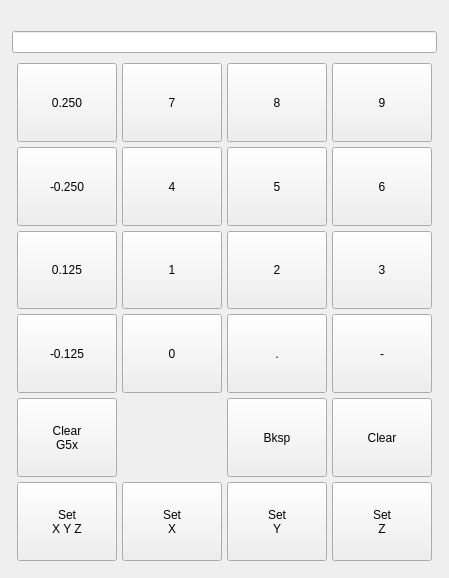
<?xml version="1.0" encoding="UTF-8"?>
<ui version="4.0">
 <class>Form</class>
 <widget class="QWidget" name="Form">
  <property name="geometry">
   <rect>
    <x>0</x>
    <y>0</y>
    <width>449</width>
    <height>578</height>
   </rect>
  </property>
  <property name="windowTitle">
   <string>Form</string>
  </property>
  <layout class="QHBoxLayout" name="horizontalLayout">
   <item>
    <widget class="VCPWidget" name="g5xWidget">
     <property name="rules" stdset="0">
      <string>[{&quot;channels&quot;: [{&quot;url&quot;: &quot;status:all_axes_homed&quot;, &quot;trigger&quot;: true}], &quot;property&quot;: &quot;Enable&quot;, &quot;expression&quot;: &quot;ch[0]&quot;, &quot;name&quot;: &quot;enabled&quot;}]</string>
     </property>
     <layout class="QGridLayout" name="gridLayout_33">
      <property name="leftMargin">
       <number>1</number>
      </property>
      <property name="topMargin">
       <number>1</number>
      </property>
      <property name="rightMargin">
       <number>1</number>
      </property>
      <property name="bottomMargin">
       <number>1</number>
      </property>
      <property name="spacing">
       <number>5</number>
      </property>
      <item row="1" column="0">
       <widget class="StatusLabel" name="statuslabel_27">
        <property name="sizePolicy">
         <sizepolicy hsizetype="Preferred" vsizetype="Fixed">
          <horstretch>0</horstretch>
          <verstretch>0</verstretch>
         </sizepolicy>
        </property>
        <property name="alignment">
         <set>Qt::AlignCenter</set>
        </property>
        <property name="rules" stdset="0">
         <string>[{&quot;channels&quot;: [{&quot;url&quot;: &quot;status:g5x_index?string&quot;, &quot;trigger&quot;: true}], &quot;property&quot;: &quot;Text&quot;, &quot;expression&quot;: &quot;'Set {} Coordinate System Offsets'.format(ch[0])&quot;, &quot;name&quot;: &quot;New Rule&quot;}]</string>
        </property>
       </widget>
      </item>
      <item row="3" column="0">
       <widget class="QWidget" name="g5xKeypad" native="true">
        <layout class="QGridLayout" name="gridLayout_17">
         <property name="leftMargin">
          <number>5</number>
         </property>
         <property name="topMargin">
          <number>5</number>
         </property>
         <property name="rightMargin">
          <number>5</number>
         </property>
         <property name="bottomMargin">
          <number>5</number>
         </property>
         <property name="spacing">
          <number>5</number>
         </property>
         <item row="5" column="2">
          <widget class="QPushButton" name="g5xBkspBtn">
           <property name="sizePolicy">
            <sizepolicy hsizetype="Minimum" vsizetype="Expanding">
             <horstretch>0</horstretch>
             <verstretch>0</verstretch>
            </sizepolicy>
           </property>
           <property name="text">
            <string>Bksp</string>
           </property>
          </widget>
         </item>
         <item row="6" column="1">
          <widget class="MDIButton" name="set_x_offset">
           <property name="sizePolicy">
            <sizepolicy hsizetype="Minimum" vsizetype="Expanding">
             <horstretch>0</horstretch>
             <verstretch>0</verstretch>
            </sizepolicy>
           </property>
           <property name="text">
            <string>Set
X</string>
           </property>
           <property name="MDICommand" stdset="0">
            <string>G10L20P0X#&lt;g5xOffsetLbl&gt;</string>
           </property>
          </widget>
         </item>
         <item row="3" column="0">
          <widget class="QPushButton" name="key_plus_125">
           <property name="sizePolicy">
            <sizepolicy hsizetype="Minimum" vsizetype="Expanding">
             <horstretch>0</horstretch>
             <verstretch>0</verstretch>
            </sizepolicy>
           </property>
           <property name="text">
            <string>0.125</string>
           </property>
           <attribute name="buttonGroup">
            <string notr="true">keypad</string>
           </attribute>
          </widget>
         </item>
         <item row="6" column="2">
          <widget class="MDIButton" name="set_y_offset">
           <property name="sizePolicy">
            <sizepolicy hsizetype="Minimum" vsizetype="Expanding">
             <horstretch>0</horstretch>
             <verstretch>0</verstretch>
            </sizepolicy>
           </property>
           <property name="text">
            <string>Set
Y</string>
           </property>
           <property name="MDICommand" stdset="0">
            <string>G10L20P0Y#&lt;g5xOffsetLbl&gt;</string>
           </property>
          </widget>
         </item>
         <item row="6" column="3">
          <widget class="MDIButton" name="set_z_offset">
           <property name="sizePolicy">
            <sizepolicy hsizetype="Minimum" vsizetype="Expanding">
             <horstretch>0</horstretch>
             <verstretch>0</verstretch>
            </sizepolicy>
           </property>
           <property name="text">
            <string>Set
Z</string>
           </property>
           <property name="MDICommand" stdset="0">
            <string>G10L20P0Z#&lt;g5xOffsetLbl&gt;</string>
           </property>
          </widget>
         </item>
         <item row="0" column="1">
          <widget class="QPushButton" name="key_7">
           <property name="sizePolicy">
            <sizepolicy hsizetype="Minimum" vsizetype="Expanding">
             <horstretch>0</horstretch>
             <verstretch>0</verstretch>
            </sizepolicy>
           </property>
           <property name="text">
            <string>7</string>
           </property>
           <attribute name="buttonGroup">
            <string notr="true">keypad</string>
           </attribute>
          </widget>
         </item>
         <item row="4" column="0">
          <widget class="QPushButton" name="key_minus_125">
           <property name="sizePolicy">
            <sizepolicy hsizetype="Minimum" vsizetype="Expanding">
             <horstretch>0</horstretch>
             <verstretch>0</verstretch>
            </sizepolicy>
           </property>
           <property name="text">
            <string>-0.125</string>
           </property>
           <attribute name="buttonGroup">
            <string notr="true">keypad</string>
           </attribute>
          </widget>
         </item>
         <item row="4" column="1">
          <widget class="QPushButton" name="key_0">
           <property name="sizePolicy">
            <sizepolicy hsizetype="Minimum" vsizetype="Expanding">
             <horstretch>0</horstretch>
             <verstretch>0</verstretch>
            </sizepolicy>
           </property>
           <property name="text">
            <string>0</string>
           </property>
           <attribute name="buttonGroup">
            <string notr="true">keypad</string>
           </attribute>
          </widget>
         </item>
         <item row="0" column="0">
          <widget class="QPushButton" name="key_plus_250">
           <property name="sizePolicy">
            <sizepolicy hsizetype="Minimum" vsizetype="Expanding">
             <horstretch>0</horstretch>
             <verstretch>0</verstretch>
            </sizepolicy>
           </property>
           <property name="text">
            <string>0.250</string>
           </property>
           <attribute name="buttonGroup">
            <string notr="true">keypad</string>
           </attribute>
          </widget>
         </item>
         <item row="3" column="3">
          <widget class="QPushButton" name="key_3">
           <property name="sizePolicy">
            <sizepolicy hsizetype="Minimum" vsizetype="Expanding">
             <horstretch>0</horstretch>
             <verstretch>0</verstretch>
            </sizepolicy>
           </property>
           <property name="text">
            <string>3</string>
           </property>
           <attribute name="buttonGroup">
            <string notr="true">keypad</string>
           </attribute>
          </widget>
         </item>
         <item row="5" column="3">
          <widget class="QPushButton" name="g5xClearBtn">
           <property name="sizePolicy">
            <sizepolicy hsizetype="Minimum" vsizetype="Expanding">
             <horstretch>0</horstretch>
             <verstretch>0</verstretch>
            </sizepolicy>
           </property>
           <property name="text">
            <string>Clear</string>
           </property>
          </widget>
         </item>
         <item row="3" column="2">
          <widget class="QPushButton" name="key_2">
           <property name="sizePolicy">
            <sizepolicy hsizetype="Minimum" vsizetype="Expanding">
             <horstretch>0</horstretch>
             <verstretch>0</verstretch>
            </sizepolicy>
           </property>
           <property name="text">
            <string>2</string>
           </property>
           <attribute name="buttonGroup">
            <string notr="true">keypad</string>
           </attribute>
          </widget>
         </item>
         <item row="1" column="2">
          <widget class="QPushButton" name="key_5">
           <property name="sizePolicy">
            <sizepolicy hsizetype="Minimum" vsizetype="Expanding">
             <horstretch>0</horstretch>
             <verstretch>0</verstretch>
            </sizepolicy>
           </property>
           <property name="text">
            <string>5</string>
           </property>
           <attribute name="buttonGroup">
            <string notr="true">keypad</string>
           </attribute>
          </widget>
         </item>
         <item row="4" column="2">
          <widget class="QPushButton" name="key_dot">
           <property name="sizePolicy">
            <sizepolicy hsizetype="Minimum" vsizetype="Expanding">
             <horstretch>0</horstretch>
             <verstretch>0</verstretch>
            </sizepolicy>
           </property>
           <property name="text">
            <string>.</string>
           </property>
           <attribute name="buttonGroup">
            <string notr="true">keypad</string>
           </attribute>
          </widget>
         </item>
         <item row="1" column="0">
          <widget class="QPushButton" name="key_minus_250">
           <property name="sizePolicy">
            <sizepolicy hsizetype="Minimum" vsizetype="Expanding">
             <horstretch>0</horstretch>
             <verstretch>0</verstretch>
            </sizepolicy>
           </property>
           <property name="text">
            <string>-0.250</string>
           </property>
           <attribute name="buttonGroup">
            <string notr="true">keypad</string>
           </attribute>
          </widget>
         </item>
         <item row="1" column="3">
          <widget class="QPushButton" name="key_6">
           <property name="sizePolicy">
            <sizepolicy hsizetype="Minimum" vsizetype="Expanding">
             <horstretch>0</horstretch>
             <verstretch>0</verstretch>
            </sizepolicy>
           </property>
           <property name="text">
            <string>6</string>
           </property>
           <attribute name="buttonGroup">
            <string notr="true">keypad</string>
           </attribute>
          </widget>
         </item>
         <item row="4" column="3">
          <widget class="QPushButton" name="key_minus">
           <property name="sizePolicy">
            <sizepolicy hsizetype="Minimum" vsizetype="Expanding">
             <horstretch>0</horstretch>
             <verstretch>0</verstretch>
            </sizepolicy>
           </property>
           <property name="text">
            <string>-</string>
           </property>
           <attribute name="buttonGroup">
            <string notr="true">keypad</string>
           </attribute>
          </widget>
         </item>
         <item row="0" column="3">
          <widget class="QPushButton" name="key_9">
           <property name="sizePolicy">
            <sizepolicy hsizetype="Minimum" vsizetype="Expanding">
             <horstretch>0</horstretch>
             <verstretch>0</verstretch>
            </sizepolicy>
           </property>
           <property name="text">
            <string>9</string>
           </property>
           <attribute name="buttonGroup">
            <string notr="true">keypad</string>
           </attribute>
          </widget>
         </item>
         <item row="6" column="0">
          <widget class="MDIButton" name="set_xyz_offset">
           <property name="sizePolicy">
            <sizepolicy hsizetype="Minimum" vsizetype="Expanding">
             <horstretch>0</horstretch>
             <verstretch>0</verstretch>
            </sizepolicy>
           </property>
           <property name="text">
            <string>Set
X Y Z</string>
           </property>
           <property name="MDICommand" stdset="0">
            <string>G10L20P0X#&lt;g5xOffsetLbl&gt;Y#&lt;g5xOffsetLbl&gt;Z#&lt;g5xOffsetLbl&gt;</string>
           </property>
          </widget>
         </item>
         <item row="0" column="2">
          <widget class="QPushButton" name="key_8">
           <property name="sizePolicy">
            <sizepolicy hsizetype="Minimum" vsizetype="Expanding">
             <horstretch>0</horstretch>
             <verstretch>0</verstretch>
            </sizepolicy>
           </property>
           <property name="text">
            <string>8</string>
           </property>
           <attribute name="buttonGroup">
            <string notr="true">keypad</string>
           </attribute>
          </widget>
         </item>
         <item row="3" column="1">
          <widget class="QPushButton" name="key_1">
           <property name="sizePolicy">
            <sizepolicy hsizetype="Minimum" vsizetype="Expanding">
             <horstretch>0</horstretch>
             <verstretch>0</verstretch>
            </sizepolicy>
           </property>
           <property name="text">
            <string>1</string>
           </property>
           <attribute name="buttonGroup">
            <string notr="true">keypad</string>
           </attribute>
          </widget>
         </item>
         <item row="5" column="0">
          <widget class="MDIButton" name="clear_offset">
           <property name="sizePolicy">
            <sizepolicy hsizetype="Minimum" vsizetype="Expanding">
             <horstretch>0</horstretch>
             <verstretch>0</verstretch>
            </sizepolicy>
           </property>
           <property name="text">
            <string>Clear
G5x</string>
           </property>
           <property name="MDICommand" stdset="0">
            <string>G10L2P1X0Y0Z0R0</string>
           </property>
          </widget>
         </item>
         <item row="1" column="1">
          <widget class="QPushButton" name="key_4">
           <property name="sizePolicy">
            <sizepolicy hsizetype="Minimum" vsizetype="Expanding">
             <horstretch>0</horstretch>
             <verstretch>0</verstretch>
            </sizepolicy>
           </property>
           <property name="text">
            <string>4</string>
           </property>
           <attribute name="buttonGroup">
            <string notr="true">keypad</string>
           </attribute>
          </widget>
         </item>
        </layout>
       </widget>
      </item>
      <item row="2" column="0">
       <widget class="QLineEdit" name="g5xOffsetLbl">
        <property name="readOnly">
         <bool>true</bool>
        </property>
       </widget>
      </item>
     </layout>
    </widget>
   </item>
  </layout>
 </widget>
 <customwidgets>
  <customwidget>
   <class>VCPWidget</class>
   <extends>QWidget</extends>
   <header>qtpyvcp.widgets.containers.widget</header>
   <container>1</container>
  </customwidget>
  <customwidget>
   <class>StatusLabel</class>
   <extends>QLabel</extends>
   <header>qtpyvcp.widgets.display_widgets.status_label</header>
  </customwidget>
  <customwidget>
   <class>MDIButton</class>
   <extends>QPushButton</extends>
   <header>qtpyvcp.widgets.button_widgets.mdi_button</header>
  </customwidget>
 </customwidgets>
 <resources/>
 <connections>
  <connection>
   <sender>g5xClearBtn</sender>
   <signal>clicked()</signal>
   <receiver>g5xOffsetLbl</receiver>
   <slot>clear()</slot>
   <hints>
    <hint type="sourcelabel">
     <x>349</x>
     <y>212</y>
    </hint>
    <hint type="destinationlabel">
     <x>128</x>
     <y>47</y>
    </hint>
   </hints>
  </connection>
 </connections>
 <buttongroups>
  <buttongroup name="keypad"/>
 </buttongroups>
</ui>
